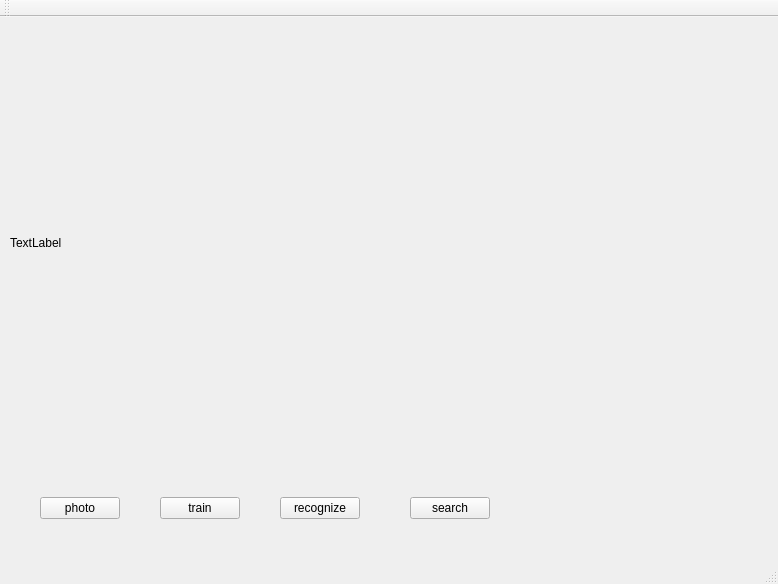
<?xml version="1.0" encoding="UTF-8"?>
<ui version="4.0">
 <class>MainWindow</class>
 <widget class="QMainWindow" name="MainWindow">
  <property name="geometry">
   <rect>
    <x>0</x>
    <y>0</y>
    <width>778</width>
    <height>584</height>
   </rect>
  </property>
  <property name="windowTitle">
   <string>MainWindow</string>
  </property>
  <widget class="QWidget" name="centralWidget">
   <widget class="QLabel" name="label">
    <property name="geometry">
     <rect>
      <x>10</x>
      <y>0</y>
      <width>771</width>
      <height>451</height>
     </rect>
    </property>
    <property name="text">
     <string>TextLabel</string>
    </property>
   </widget>
   <widget class="QPushButton" name="photo">
    <property name="geometry">
     <rect>
      <x>40</x>
      <y>480</y>
      <width>80</width>
      <height>22</height>
     </rect>
    </property>
    <property name="text">
     <string>photo</string>
    </property>
   </widget>
   <widget class="QPushButton" name="train">
    <property name="geometry">
     <rect>
      <x>160</x>
      <y>480</y>
      <width>80</width>
      <height>22</height>
     </rect>
    </property>
    <property name="text">
     <string>train</string>
    </property>
   </widget>
   <widget class="QPushButton" name="recognize">
    <property name="geometry">
     <rect>
      <x>280</x>
      <y>480</y>
      <width>80</width>
      <height>22</height>
     </rect>
    </property>
    <property name="text">
     <string>recognize</string>
    </property>
   </widget>
   <widget class="QPushButton" name="pushButton_4">
    <property name="geometry">
     <rect>
      <x>410</x>
      <y>480</y>
      <width>80</width>
      <height>22</height>
     </rect>
    </property>
    <property name="text">
     <string>search</string>
    </property>
   </widget>
  </widget>
  <widget class="QMenuBar" name="menuBar">
   <property name="geometry">
    <rect>
     <x>0</x>
     <y>0</y>
     <width>778</width>
     <height>19</height>
    </rect>
   </property>
  </widget>
  <widget class="QToolBar" name="mainToolBar">
   <attribute name="toolBarArea">
    <enum>TopToolBarArea</enum>
   </attribute>
   <attribute name="toolBarBreak">
    <bool>false</bool>
   </attribute>
  </widget>
  <widget class="QStatusBar" name="statusBar"/>
 </widget>
 <layoutdefault spacing="6" margin="11"/>
 <resources/>
 <connections/>
</ui>
